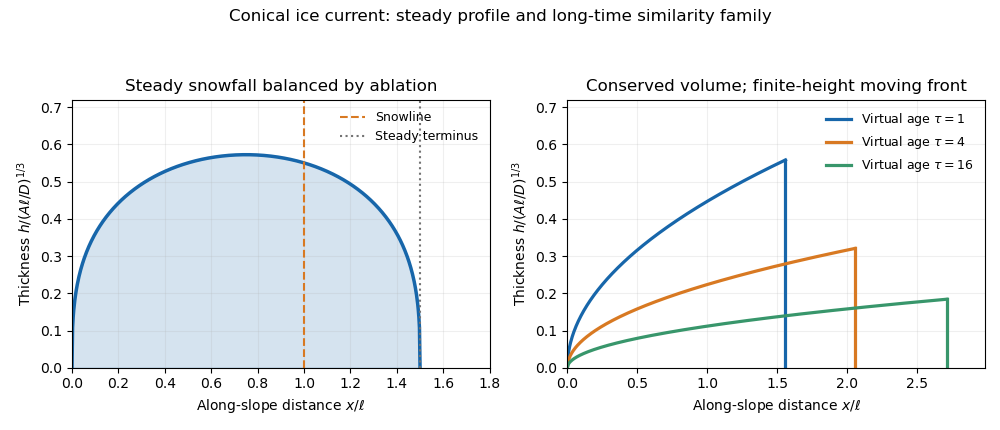

Recreate this plot in Python.
"""Plot steady and draining conical ice profiles; write PNG to cwd."""
from pathlib import Path

import matplotlib.pyplot as plt
import numpy as np


def main():
    # Dimensionless units A=D=ell=1; M is volume/(2*pi*cos(alpha)).
    nodes, weights = np.polynomial.legendre.leggauss(500)
    s = 0.75 * (nodes + 1)
    steady = np.cbrt(s / 2 - s * s / 3)
    mass = 0.75 * np.sum(weights * s * steady)
    x = np.linspace(0.0, 1.5, 600)
    h = np.cbrt(np.maximum(x / 2 - x * x / 3, 0.0))
    fig, axes = plt.subplots(1, 2, figsize=(10, 4.3), dpi=100, facecolor="white")
    axes[0].fill_between(x, 0, h, color="#1766aa", alpha=0.18)
    axes[0].plot(x, h, color="#1766aa", lw=2.5)
    axes[0].axvline(1, color="#d87922", ls="--", label="Snowline")
    axes[0].axvline(1.5, color="0.45", ls=":", label="Steady terminus")
    axes[0].set(xlim=(0, 1.8), ylim=(0, 0.72), xlabel=r"Along-slope distance $x/\ell$",
                ylabel=r"Thickness $h/(A\ell/D)^{1/3}$", title="Steady snowfall balanced by ablation")
    axes[0].legend(frameon=False, loc="upper right", fontsize=9)
    colors = ["#1766aa", "#d87922", "#38966b"]
    for age, color in zip([1.0, 4.0, 16.0], colors):
        nose = (125 * mass * mass * age / 4) ** 0.2
        xx = np.linspace(0, nose, 400)
        hh = np.sqrt(xx / (5 * age))
        axes[1].plot(xx, hh, color=color, lw=2.3, label=rf"Virtual age $\tau={age:g}$")
        axes[1].plot([nose, nose], [hh[-1], 0], color=color, lw=2.3)
    axes[1].set(xlim=(0, nose * 1.1), ylim=(0, 0.72), xlabel=r"Along-slope distance $x/\ell$",
                ylabel=r"Thickness $h/(A\ell/D)^{1/3}$", title="Conserved volume; finite-height moving front")
    axes[1].legend(frameon=False, fontsize=9)
    for ax in axes:
        ax.grid(alpha=0.2)
    fig.suptitle("Conical ice current: steady profile and long-time similarity family", fontsize=12)
    fig.tight_layout(rect=(0, 0, 1, 0.92))
    fig.savefig(Path.cwd() / Path(__file__).with_suffix(".png").name,
                dpi=100, facecolor="white", transparent=False)
    plt.close(fig)


if __name__ == "__main__":
    main()
